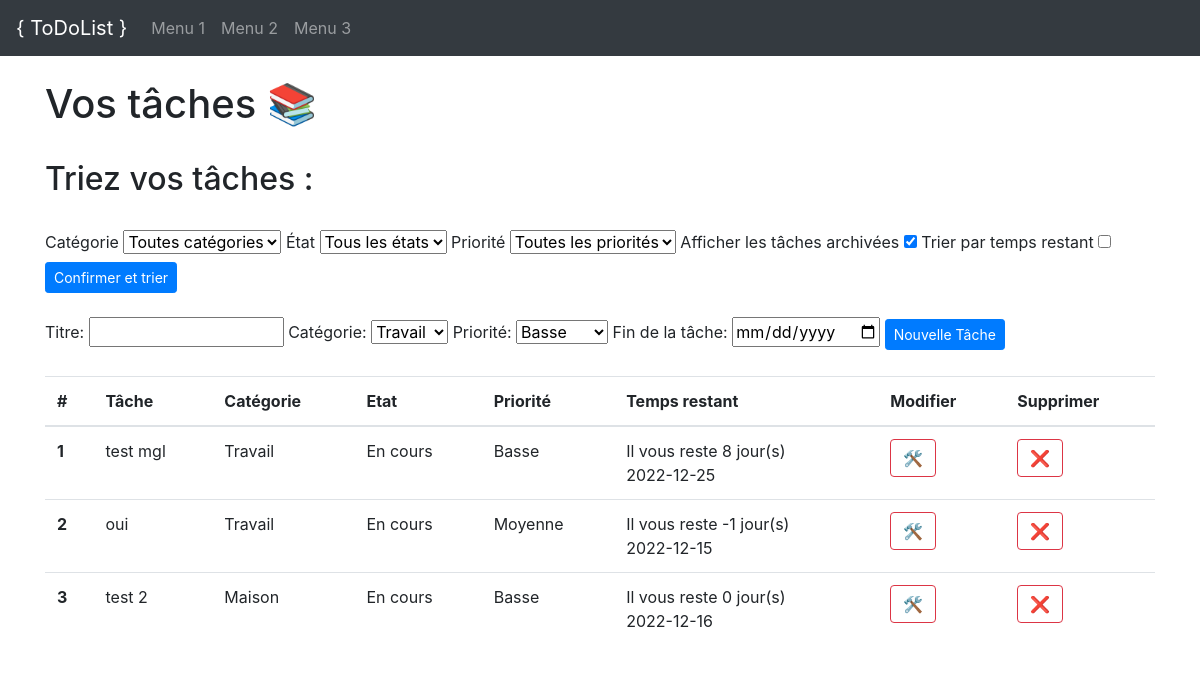
Before: / with the older database file.
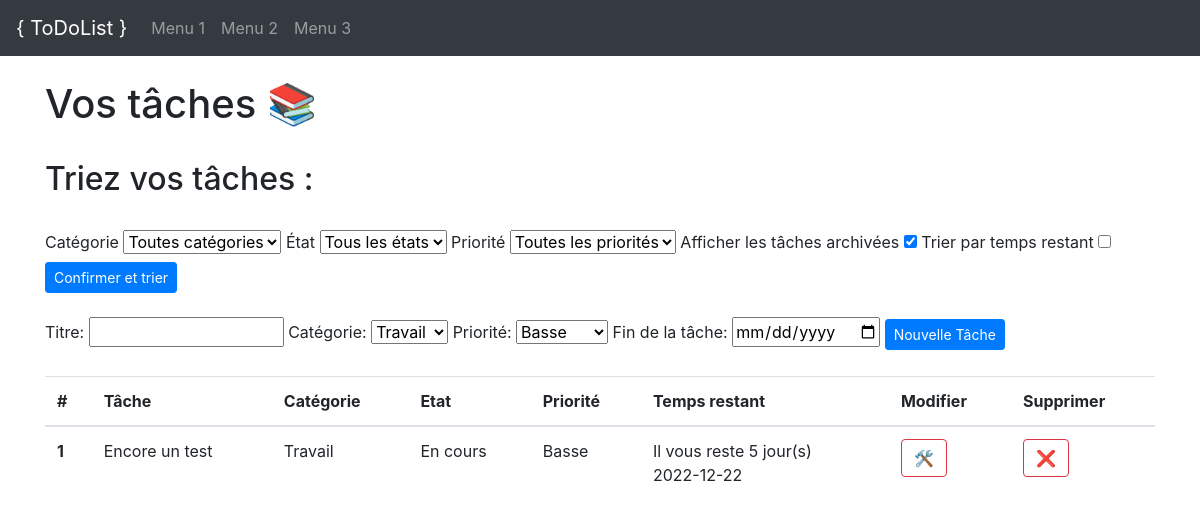
After: the same page with the newer database file.
### tables this page shows
CREATE TABLE "Taches" (
	"titre"	TEXT NOT NULL DEFAULT 'length(titre)<=50',
	"idCategorie"	INTEGER NOT NULL,
	"idEtat"	TEXT NOT NULL DEFAULT 1,
	"idPriorite"	INTEGER NOT NULL,
	"dateEcheance"	TEXT NOT NULL,
	"dateFin"	TEXT,
	"idTache"	INTEGER NOT NULL PRIMARY KEY AUTOINCREMENT UNIQUE,
	FOREIGN KEY("idPriorite") REFERENCES "Priorite"("idPriorite"),
	FOREIGN KEY("idEtat") REFERENCES "Etat"("idEtat"),
	FOREIGN KEY("idCategorie") REFERENCES "Categorie"("idCategorie")
);

CREATE TABLE "Categorie" (
	"nom"	TEXT,
	"idCategorie"	INTEGER NOT NULL PRIMARY KEY AUTOINCREMENT UNIQUE
);

CREATE TABLE "Etat" (
	"nom"	TEXT,
	"idEtat"	INTEGER NOT NULL PRIMARY KEY AUTOINCREMENT UNIQUE
);

CREATE TABLE "Priorite" (
	"nom"	TEXT,
	"idPriorite"	INTEGER PRIMARY KEY AUTOINCREMENT UNIQUE
);

### main.py (the view)
@app.route("/")
def accueillir():
    return render_template("accueil.html", results=maj())

### databases/bdd.py (called while the page is built)
    def request(self, choice: str, parameters=None):
        if parameters is None:
            parameters = []
        results = []
        try:
            command = self.sql_request_dictionary[str(choice)]
        except KeyError:
            return "Choice does not exist"
        results += self.execute(command=command, parameters=parameters)
        return results

    def execute(self, command, parameters):
        cursor = self.database.cursor()  # Placing cursor
        result_list = cursor.execute(command, parameters)  # Execute a sql request
        self.database.commit()
        return result_list.fetchall()

### main.py (called while the page is built)
def maj():
    new_results = database.request("get_all")
    return new_results

### templates/accueil.html (shortened to what this page needs)
{% extends "base.html" %}
{% block contenu %}
    <h1>Vos tâches 📚</h1>
    <br>
    <h2>Triez vos tâches :</h2><br>
    <form action="/tri" method="POST">
        <label for="categorie_tri">Catégorie</label>
        <select name="categorie" id="categorie_tri">
            <option value="0" selected>Toutes catégories</option>
        </select>
        <label for="etat_tri">État</label>
        <select name="etat" id="etat_tri">
            <option value="0" selected>Tous les états</option>
        </select>
        <label for="priorite_tri">Priorité</label>
        <select name="priorite" id="priorite_tri">
            <option value="0,0" selected>Toutes les priorités</option>
        </select>
        <label for="archivee">Afficher les tâches archivées</label>
        <input type="checkbox" id="archivee" name="archivee" value="3" checked>
        <label for="sorted">Trier par temps restant</label>
        <input type="checkbox" id="sorted" name="sorted" value="1">
        <button type="submit" class="btn btn-primary btn-sm">Confirmer et trier</button>
    </form>
    <br>
    <form action="/ajouter" method="POST">
      <label for="titre">Titre:</label>
      <input type="text" id="titre" name="name" size="14"/>
      <label for="categorie">Catégorie:</label>
      <select name="categorie" id="categorie">
        <option value="1">Travail</option>
      </select>
      <label for="priorite">Priorité:</label>
      <select name="priorite" id="priorite">
        <option value="1">Basse</option>
      </select>
      <label for="date">Fin de la tâche:</label>
      <input type="date" name="date_echeance" id="date"/>
      <button type="submit" class="btn btn-primary btn-sm">Nouvelle Tâche</button>
    </form>
    <br>
    <table class="table table-hover">
    <thead>
      <tr>
        <th scope="col">#</th>
        <th scope="col">Tâche</th>
        <th scope="col">Catégorie</th>
        <th scope="col">Etat</th>
        <th scope="col">Priorité</th>
        <th scope="col">Temps restant</th>
        <th scope="col">Modifier</th>
        <th scope="col">Supprimer</th>
      </tr>
    </thead>
    <tbody>
    {% for tache in results %}
    <tr>
      <th scope="row">{{ results.index(tache) + 1 }}</th>
      <td>{{ tache[0] }}</td>
      <td>{{ tache[1] }}</td>
      <td>{{ tache[2] }}</td>
      <td>{{ tache[3] }}</td>
      <td>Il vous reste {{ tache[6]+1 }} jour(s)<br> {{ tache[4] }}</td>
      <td>
      <form action="/ouvrir_modfier" method="POST">
        <button
                type="submit" class="btn btn-outline-danger" name="tache" value="{{ tache }}">🛠️
        </button>
      </form>
      </td>
      <td>
      <form action="/supprimer" method="POST">
        <button type="submit" class="btn btn-outline-danger" name="idTache" value="{{ tache[-1] }}">❌</button>
      </form></td>
    </tr>
    {% endfor %}
    </tbody>
    </table>
{% endblock %}

### templates/base.html (shortened to what this page needs)
<!doctype html>
<html lang="fr">
<head>
    <link rel="stylesheet" href="https://stackpath.bootstrapcdn.com/bootstrap/4.4.1/css/bootstrap.min.css">
</head>
<body>
    <nav class="navbar navbar-expand-lg navbar-dark bg-dark">
        <a class="navbar-brand" href="#">{ ToDoList }</a>
        <div class="collapse navbar-collapse" id="navbarsExampleDefault">
            <ul class="navbar-nav mr-auto">
                <li class="nav-item">
                    <a class="nav-link" href="#">Menu 1</a>
                </li>
                <li class="nav-item">
                    <a class="nav-link" href="#">Menu 2</a>
                </li>
                <li class="nav-item">
                    <a class="nav-link" href="#">Menu 3</a>
                </li>
            </ul>
        </div>
    </nav>
    <div class="container">
        <br />
        {% block contenu %}
        {% endblock %}
    </div>
</body>
</html>

Changed rows visible on the page:
removed Taches: results "1", titre "test mgl", nom "Travail", nom "En cours", nom "Basse", tache "8", dateEcheance "2022-12-25", {{ tache[-1] }} 57 (drawn)
removed Taches: results.index(tache)+1 "2", titre "oui", nom "Travail", nom "En cours", nom "Moyenne", tache "-1", dateEcheance "2022-12-15", {{ tache[-1] }} 58 (drawn)
removed Taches: results "3", titre "test 2", nom "Maison", nom "En cours", nom "Basse", tache "0", dateEcheance "2022-12-16", {{ tache[-1] }} 60 (drawn)
added Taches: results "1", titre "Encore un test", nom "Travail", nom "En cours", nom "Basse", tache "5", dateEcheance "2022-12-22", {{ tache[-1] }} 64 (drawn)
